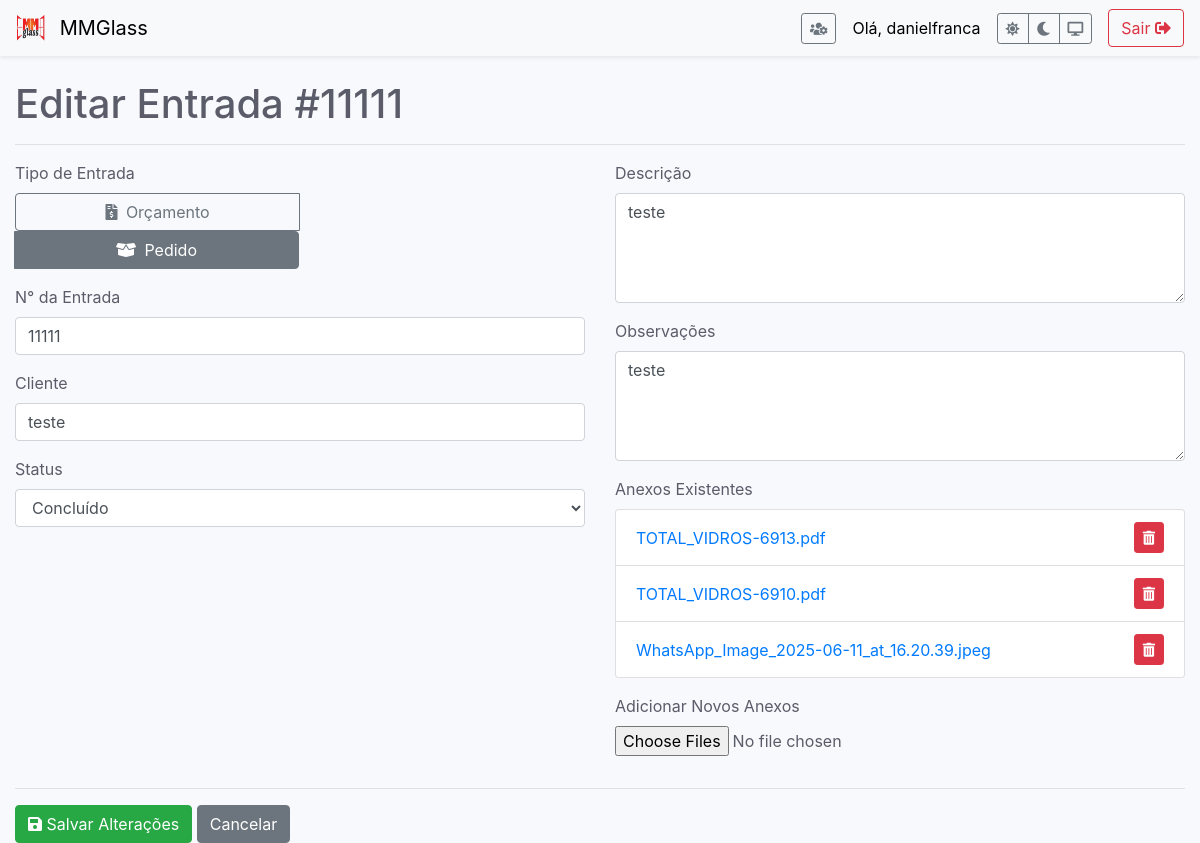
The page /editar/3 (signed in) on the database its author committed.
### app.py (models this page shows)
class User(db.Model, UserMixin):
    id = db.Column(db.Integer, primary_key=True)
    username = db.Column(db.String(150), unique=True, nullable=False)
    password_hash = db.Column(db.String(150), nullable=False)
    is_admin = db.Column(db.Boolean, default=False, nullable=False)

class Entrada(db.Model):
    id = db.Column(db.Integer, primary_key=True)
    tipo = db.Column(db.String(50), nullable=False)
    numero_pedido = db.Column(db.Integer, unique=True, nullable=False)
    data_registro = db.Column(db.DateTime, nullable=False, default=datetime.utcnow)
    cliente = db.Column(db.String(100), nullable=False)
    status = db.Column(db.String(50), nullable=False, default='Não iniciado')
    descricao = db.Column(db.Text, nullable=False)
    observacoes = db.Column(db.Text, nullable=True)
    arquivado = db.Column(db.Boolean, default=False, nullable=False)
    anexos = db.relationship('Anexo', backref='entrada', lazy=True, cascade="all, delete-orphan")

class Anexo(db.Model):
    id = db.Column(db.Integer, primary_key=True)
    filename = db.Column(db.String(200), nullable=False)
    entrada_id = db.Column(db.Integer, db.ForeignKey('entrada.id'), nullable=False)

### app.py (the view, shortened to what this page needs)
@app.route('/editar/<int:id>', methods=['GET', 'POST'])
@login_required
def editar_entrada(id):
    entrada = Entrada.query.get_or_404(id)
    return render_template('editar_entrada.html', entrada=entrada)

### app.py (called while the page is built)
@login_manager.user_loader
def load_user(user_id):
    return User.query.get(int(user_id))

### templates/editar_entrada.html (shortened to what this page needs)
{% extends 'base.html' %}
{% block content %}
    <h1>Editar Entrada #{{ entrada.numero_pedido }}</h1>
    <hr>
    <form method="post" enctype="multipart/form-data">
        <div class="row">
            <div class="col-md-6">
                <div class="form-group">
                    <label>Tipo de Entrada</label>
                    <div class="btn-group btn-group-toggle d-block" data-toggle="buttons">
                        <label class="btn btn-outline-secondary w-50 {% if entrada.tipo == 'Orçamento' %}active{% endif %}">
                            <input type="radio" name="tipo" value="Orçamento" required {% if entrada.tipo == 'Orçamento' %}checked{% endif %}> <i class="fas fa-file-invoice-dollar mr-1"></i> Orçamento
                        </label>
                        <label class="btn btn-outline-secondary w-50 {% if entrada.tipo == 'Pedido' %}active{% endif %}">
                            <input type="radio" name="tipo" value="Pedido" {% if entrada.tipo == 'Pedido' %}checked{% endif %}> <i class="fas fa-box-open mr-1"></i> Pedido
                        </label>
                    </div>
                </div>
                <div class="form-group">
                    <label for="numero_pedido">N° da Entrada</label>
                    <input type="text" name="numero_pedido" id="numero_pedido" class="form-control" value="{{ entrada.numero_pedido }}" required>
                </div>
                <div class="form-group">
                    <label for="cliente">Cliente</label>
                    <input type="text" name="cliente" id="cliente" class="form-control" value="{{ entrada.cliente }}" required>
                </div>
                <div class="form-group">
                    <label for="status">Status</label>
                    <select name="status" id="status" class="form-control">
                        <option value="Concluído" {% if entrada.status == 'Concluído' %}selected{% endif %}>Concluído</option>
                    </select>
                </div>
            </div>
            <div class="col-md-6">
                <div class="form-group">
                    <label for="descricao">Descrição</label>
                    <textarea name="descricao" id="descricao" class="form-control" required rows="4">{{ entrada.descricao }}</textarea>
                </div>
                <div class="form-group">
                    <label for="observacoes">Observações</label>
                    <textarea name="observacoes" id="observacoes" class="form-control" rows="4">{{ entrada.observacoes or '' }}</textarea>
                </div>
                <div class="form-group">
                    <label>Anexos Existentes</label>
                    {% if entrada.anexos %}
                        <ul class="list-group mb-3">
                        {% for anexo in entrada.anexos %}
                            <li class="list-group-item d-flex justify-content-between align-items-center">
                                <a href="{{ url_for('uploaded_file', filename=anexo.filename) }}" target="_blank">{{ anexo.filename }}</a>
                                <form action="{{ url_for('excluir_anexo', anexo_id=anexo.id) }}" method="POST" onsubmit="return confirm('Tem a certeza que deseja excluir este anexo?');">
                                    <button type="submit" class="btn btn-danger btn-sm"><i class="fas fa-trash-alt"></i></button>
                                </form>
                            </li>
                        {% endfor %}
                        </ul>
                    {% else %}
                        <p class="text-muted small">Nenhum anexo encontrado.</p>
                    {% endif %}
                </div>
                <div class="form-group">
                    <label for="anexos">Adicionar Novos Anexos</label>
                    <input type="file" name="anexos" id="anexos" class="form-control-file" multiple>
                </div>
            </div>
        </div>
        <hr>
        <button type="submit" class="btn btn-success"><i class="fas fa-save"></i> Salvar Alterações</button>
        <a href="{{ url_for('index') }}" class="btn btn-secondary">Cancelar</a>
    </form>
{% endblock %}

### templates/base.html (shortened to what this page needs)
<!doctype html>
<html lang="pt" data-theme="light">
<head>
    <link rel="stylesheet" href="https://stackpath.bootstrapcdn.com/bootstrap/4.5.2/css/bootstrap.min.css">
    <link rel="stylesheet" href="https://cdnjs.cloudflare.com/ajax/libs/font-awesome/5.15.4/css/all.min.css">
</head>
<body>
    <nav class="navbar navbar-light mb-4 shadow-sm">
        <a class="navbar-brand" href="{{ url_for('index') }}">
            <img src="{{ url_for('static', filename='images/logo.png') }}" width="30" height="30" class="d-inline-block align-top mr-2" alt="Logo MMGlass">
            MMGlass
        </a>
        <div class="d-flex align-items-center">
            {% if current_user.is_authenticated %}
                {% if current_user.is_admin %}
                <a href="{{ url_for('gerir_usuarios') }}" class="btn btn-outline-secondary btn-sm mr-3" title="Gerir Utilizadores">
                    <i class="fas fa-users-cog"></i>
                </a>
                {% endif %}
                <span class="navbar-text mr-3">Olá, {{ current_user.username }}</span>
                <div class="btn-group btn-group-sm mr-3" role="group">
                    <button type="button" class="btn btn-outline-secondary" id="theme-light" title="Tema Claro"><i class="fas fa-sun"></i></button>
                    <button type="button" class="btn btn-outline-secondary" id="theme-dark" title="Tema Escuro"><i class="fas fa-moon"></i></button>
                    <button type="button" class="btn btn-outline-secondary" id="theme-auto" title="Tema do Sistema"><i class="fas fa-desktop"></i></button>
                </div>
                <a href="{{ url_for('logout') }}" class="btn btn-outline-danger">Sair <i class="fas fa-sign-out-alt"></i></a>
            {% endif %}
        </div>
    </nav>
    <div class="container-fluid">
        {% block content %}{% endblock %}
    </div>
</body>
</html>

### templates/base.html (style rules this page uses)
:root { --bg-color: #f8f9fc;--text-color: #5a5c69;--card-bg: #fff;--table-bg: #fff;--border-color: #e3e6f0;--navbar-bg: #f8f9fa; --navbar-text: #000;--dropdown-hover-bg: #f8f9fa; }
body { background-color: var(--bg-color); color: var(--text-color); transition: background-color 0.2s ease, color 0.2s ease; }
.navbar { background-color: var(--navbar-bg) !important; }
.navbar-light .navbar-brand, .navbar-light .navbar-text { color: var(--navbar-text) !important; }

### rows shown on the page
User: username "danielfranca"
Entrada: numero_pedido "11111", cliente "teste", status "Concluído", descricao "teste", observacoes "teste"
Anexo: filename "TOTAL_VIDROS-6913.pdf"
Anexo: filename "TOTAL_VIDROS-6910.pdf"
Anexo: filename "WhatsApp_Image_2025-06-11_at_16.20.39.jpeg"
